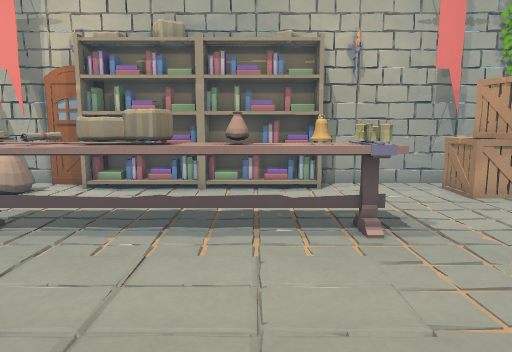
View 1 (above)

16 first-person views from a walk through a level from a Godot 3-D game. The camera is 1.2 m above the floor, tilts 8° down and sees 70° across. Doors that lead somewhere are drawn open, without their leaves. The floor is counted in squares, 0.5 m on a side. Each view is taken from the middle of a square. On the plan, view 1 faces up. The plan holds only what a view shows up to about 20 squares ahead; the rest is blank. The place goes on beyond the plan.

View 2
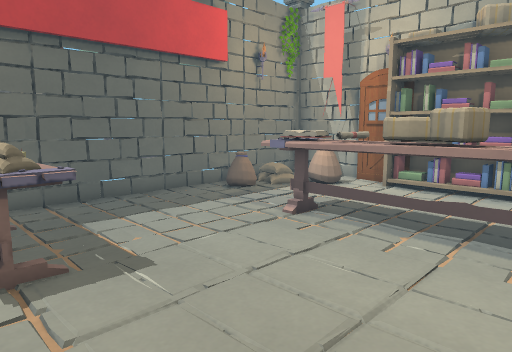

View 3
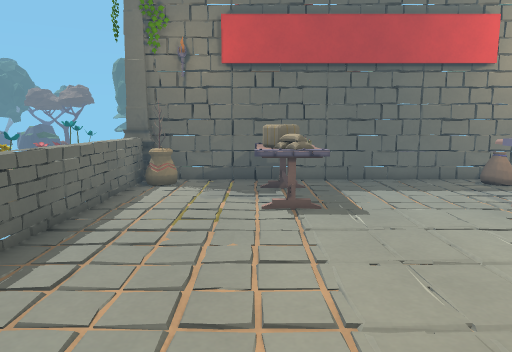

View 4
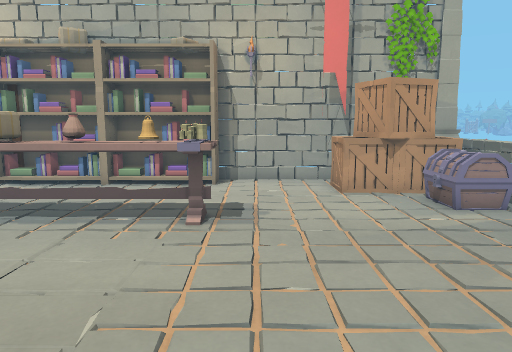

View 5
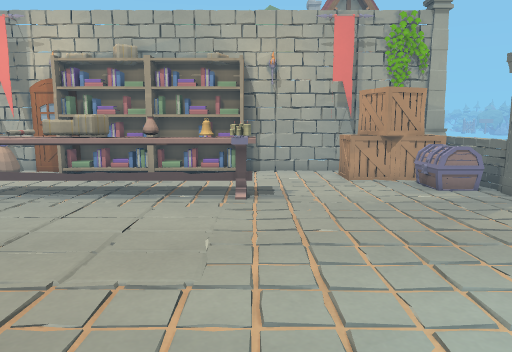

View 6
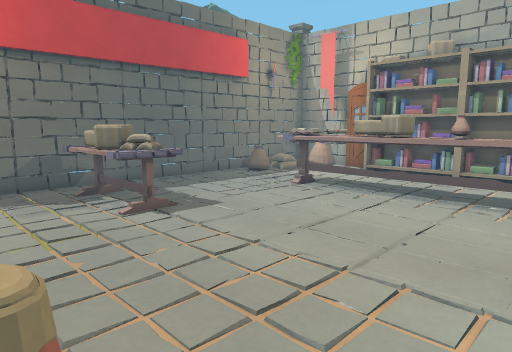

View 7
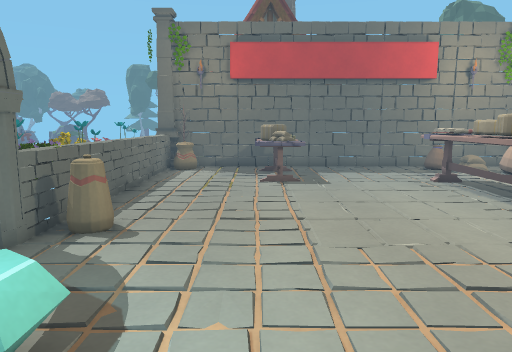

View 8
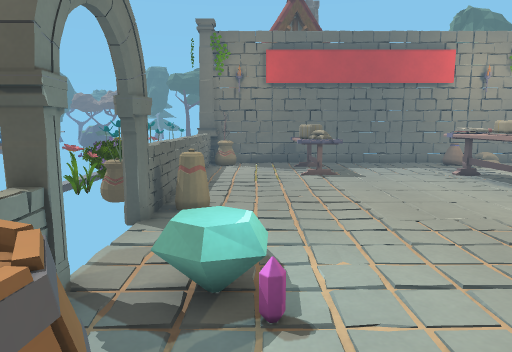

View 9
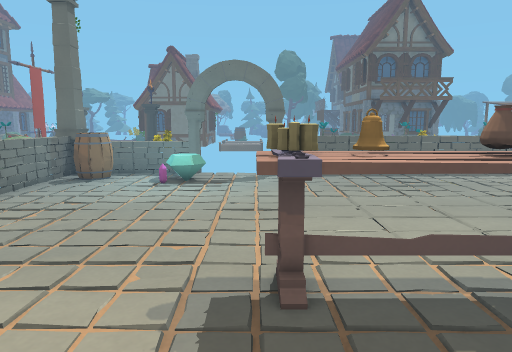

View 10
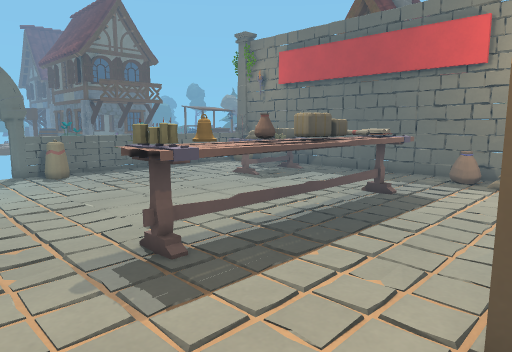

View 11
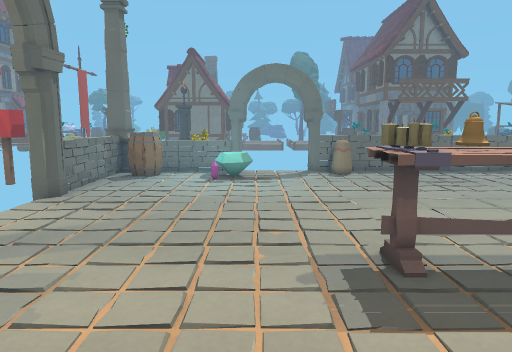

View 12
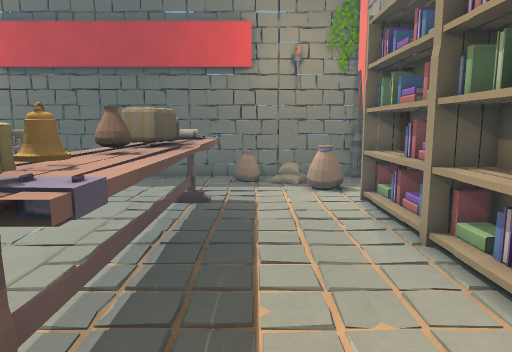

View 13
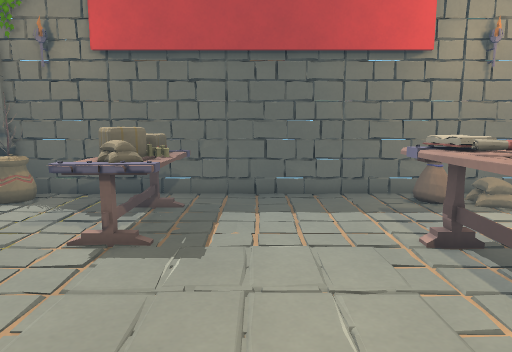

View 14
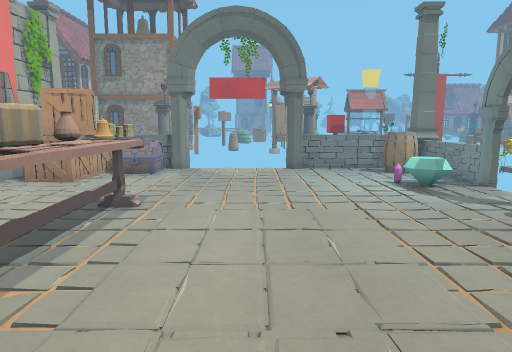

View 15
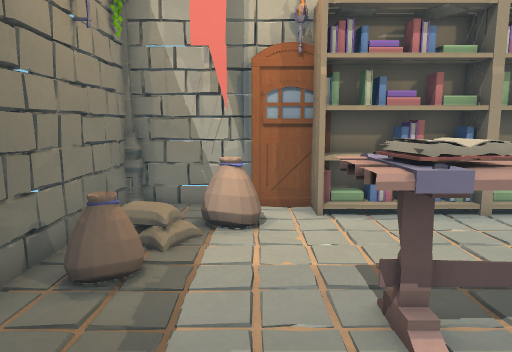

View 16
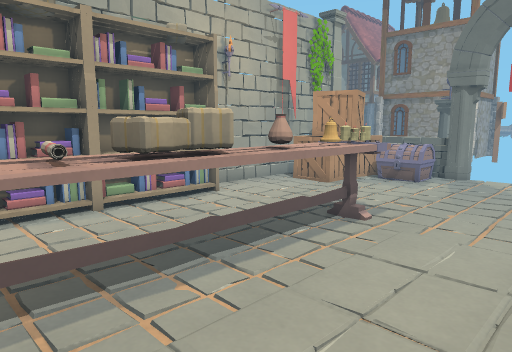

### Floor plan
Key: @ floor where view 1 was taken; # wall or solid block; x gap in a wall; . main floor; : floor 0.25 m higher than the main floor; D closed door; = window, fence, low wall or low ledge; ^ raised ledge; B banner; T torch; K bookshelf; C crate; A bag; S books; N candle; L column; E table; P pot; F plant; R planter; H chest; G arch; Y crystal; I barrel; O other object.
Columns run from 12 left of view 1 to 12 right of it. Each row starts with its distance up from view 1.
 15 #####D###################
 14 #LB#DTKKKK#KKKK....BC CL#
 13 #..AA.KKKKKKKKK....CCCCC#
 12 #T.AA..............CCCCC#
 11 #.:..................CH #
 10 #AA...................H #
  9 #.A..=^^^^^^^^^=......HH#
  8 #....#S^OOO^OONN........G
  7 #....=#^^##^^^^=........
  6 #.......................
  5 #.......................
  4 #.......................
  3 #.......................
  2 #.EENEE.................G
  1 #.EENAA.................#
  0 #.EEEEE.....@...........=
 -1 #..... .................=
 -2 #..... ...........Y...I.=
 -3 #TP... ......P...YYY.III#
 -4 #FF...x.....PP .......IL#
 -5 L##===##====###   G==####
 -6   RR  ##   RR
 -7   RR       RR

Positions as (right, up) in squares from view 1, and headings:
1: (0, 0), facing up
2: (0, 0), facing up-left
3: (4, 0), facing left
4: (4, -1), facing up
5: (3, -4), facing up
6: (3, -4), facing up-left
7: (9, 0), facing left
8: (11, -2), facing left
9: (3, 13), facing down
10: (6, 14), facing down-left
11: (5, 14), facing down
12: (5, 10), facing left
13: (1, 4), facing left
14: (-8, 4), facing right
15: (-8, 4), facing up
16: (-6, 3), facing up-right
